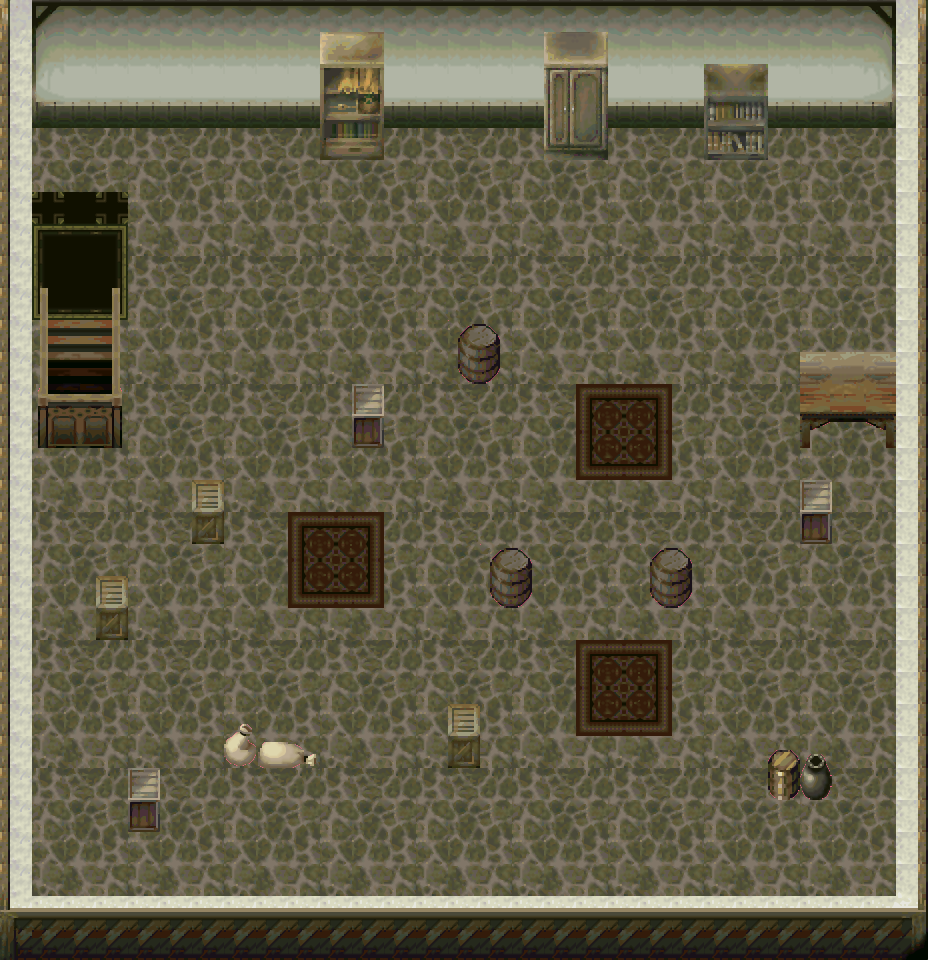

A level layout from a 2D game, rendered from its tile map. Below: a short description, then the map file with tile-grid data replaced by summaries:
An orthogonal 29x30 tile map with 32x32 px tiles, 3 tile layers (Ground, Fringe, Over), 1 hidden layer not drawn, 2 tilesets and 1 object (Portal).

<map version="1.0" orientation="orthogonal" width="29" height="30" tilewidth="32" tileheight="32">
 <tileset firstgid="1" source="../tilesets/Bank_Inside.tsx" />
 <tileset firstgid="481" source="../tilesets/Meta.tsx" />
 <layer name="Ground" width="29" height="30">
  <data>[870 cells, 864 non-empty, 86 distinct tile ids]</data>
 </layer>
 <layer name="Fringe" width="29" height="30">
  <data>[870 cells, 22 non-empty, 18 distinct tile ids]</data>
 </layer>
 <layer name="Over" width="29" height="30">
  <data>[870 cells, 20 non-empty, 12 distinct tile ids]</data>
 </layer>
 <layer name="Collision" width="29" height="30" visible="0">
  <data>[870 cells, 261 non-empty, 1 distinct tile ids]</data>
 </layer>
 <objectgroup name="Objects" width="29" height="30">
  <object name="Portal" type="Portal" x="64" y="352" width="32" height="32">
   <properties>
    <property name="portal" value="Bank_Inside" />
    <property name="x" value="2" />
    <property name="y" value="11" />
   </properties>
  </object>
 </objectgroup>
</map>
